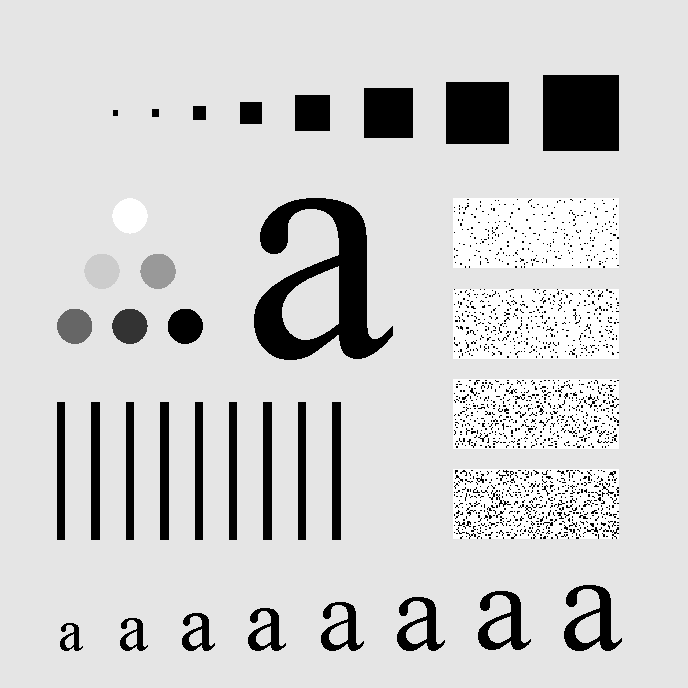
//> input picture Chap2Fundamentals/2.6.5Image_Registration_TaoHong/1affine/1.tif, 688 x 688 px
$ ./affine   (built with g++ and OpenCV 4)
//> lines starting //> are read from the running program, lines starting //| are printed output that depends on the picture
#include "opencv2/highgui/highgui.hpp"
#include "opencv2/imgproc/imgproc.hpp"
#include <iostream>
#include <stdio.h>

using namespace cv;
using namespace std;

/// 全局变量
char* source_window = "Source image";
char* warp_window = "Warp";
char* warp_rotate_window = "Warp + Rotate";

/** @function main */
 int main( int argc, char** argv )
 {
   Point2f srcTri[3];
   Point2f dstTri[3];

   Mat rot_mat( 2, 3, CV_32FC1 );
   Mat warp_mat( 2, 3, CV_32FC1 );
   Mat src, warp_dst, warp_rotate_dst;

   /// 加载源图像
   src = imread( "1.tif", 1 );
//> src is the input picture: 688 rows x 688 cols, CV_8UC3; min 0, max 255, mean 207.3

   /// 设置目标图像的大小和类型与源图像一致
   warp_dst = Mat::zeros( src.rows, src.cols, src.type() );

   /// 设置源图像和目标图像上的三组点以计算仿射变换
   srcTri[0] = Point2f( 0,0 );
   srcTri[1] = Point2f( src.cols - 1, 0 );
   srcTri[2] = Point2f( 0, src.rows - 1 );

   dstTri[0] = Point2f( src.cols*0.0, src.rows*0.33 );
   dstTri[1] = Point2f( src.cols*0.85, src.rows*0.25 );
   dstTri[2] = Point2f( src.cols*0.15, src.rows*0.7 );

   /// 求得仿射变换
   warp_mat = getAffineTransform( srcTri, dstTri );

   /// 对源图像应用上面求得的仿射变换
   warpAffine( src, warp_dst, warp_mat, warp_dst.size() );
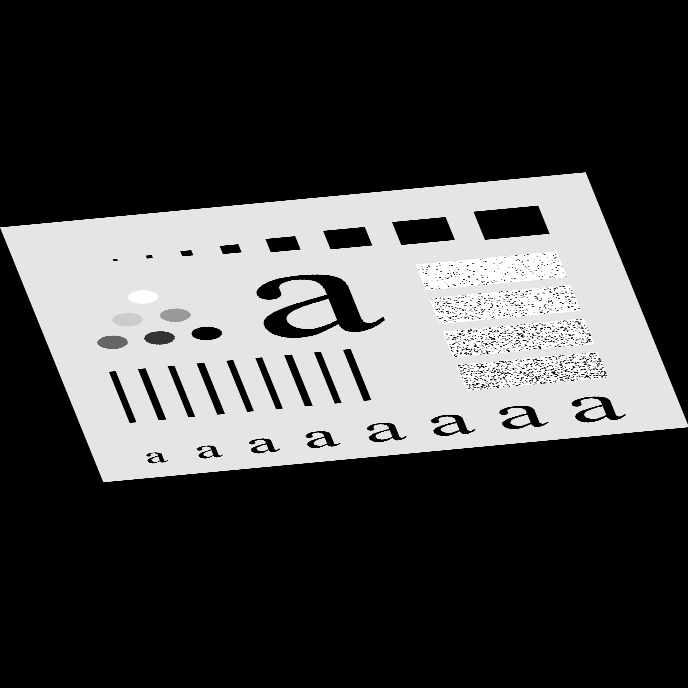
//> warp_dst: 688 rows x 688 cols, CV_8UC3; min 0, max 255, mean 67.9

   /** 对图像扭曲后再旋转 */

   /// 计算绕图像中点顺时针旋转50度缩放因子为0.6的旋转矩阵
   Point center = Point( warp_dst.cols/2, warp_dst.rows/2 );
//> center = Point(344, 344)
   double angle = -50.0;
   double scale = 0.6;

   /// 通过上面的旋转细节信息求得旋转矩阵
   rot_mat = getRotationMatrix2D( center, angle, scale );

   /// 旋转已扭曲图像
   warpAffine( warp_dst, warp_rotate_dst, rot_mat, warp_dst.size() );
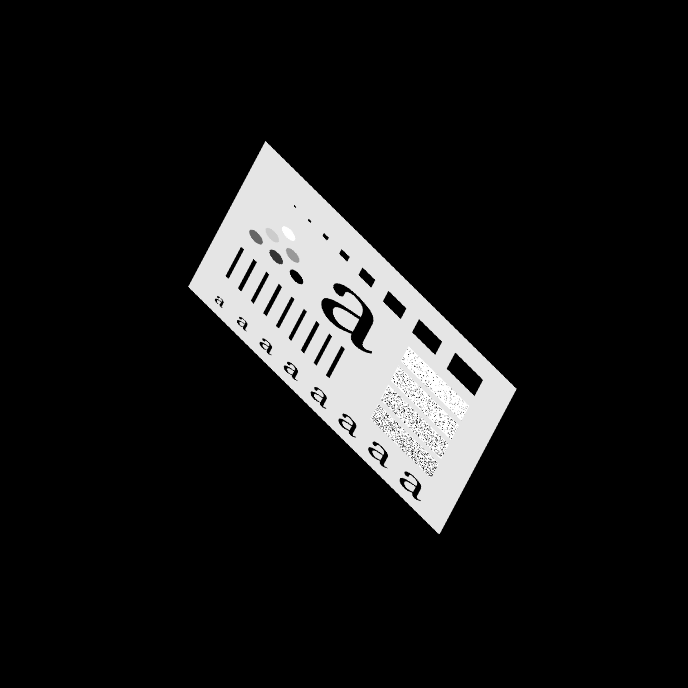
//> warp_rotate_dst: 688 rows x 688 cols, CV_8UC3; min 0, max 255, mean 24.4

   /// 显示结果
   namedWindow( source_window, CV_WINDOW_AUTOSIZE );
   imshow( source_window, src );

   namedWindow( warp_window, CV_WINDOW_AUTOSIZE );
   imshow( warp_window, warp_dst );

   namedWindow( warp_rotate_window, CV_WINDOW_AUTOSIZE );
   imshow( warp_rotate_window, warp_rotate_dst );

   /// 等待用户按任意按键退出程序
   waitKey(0);

   return 0;
  }
